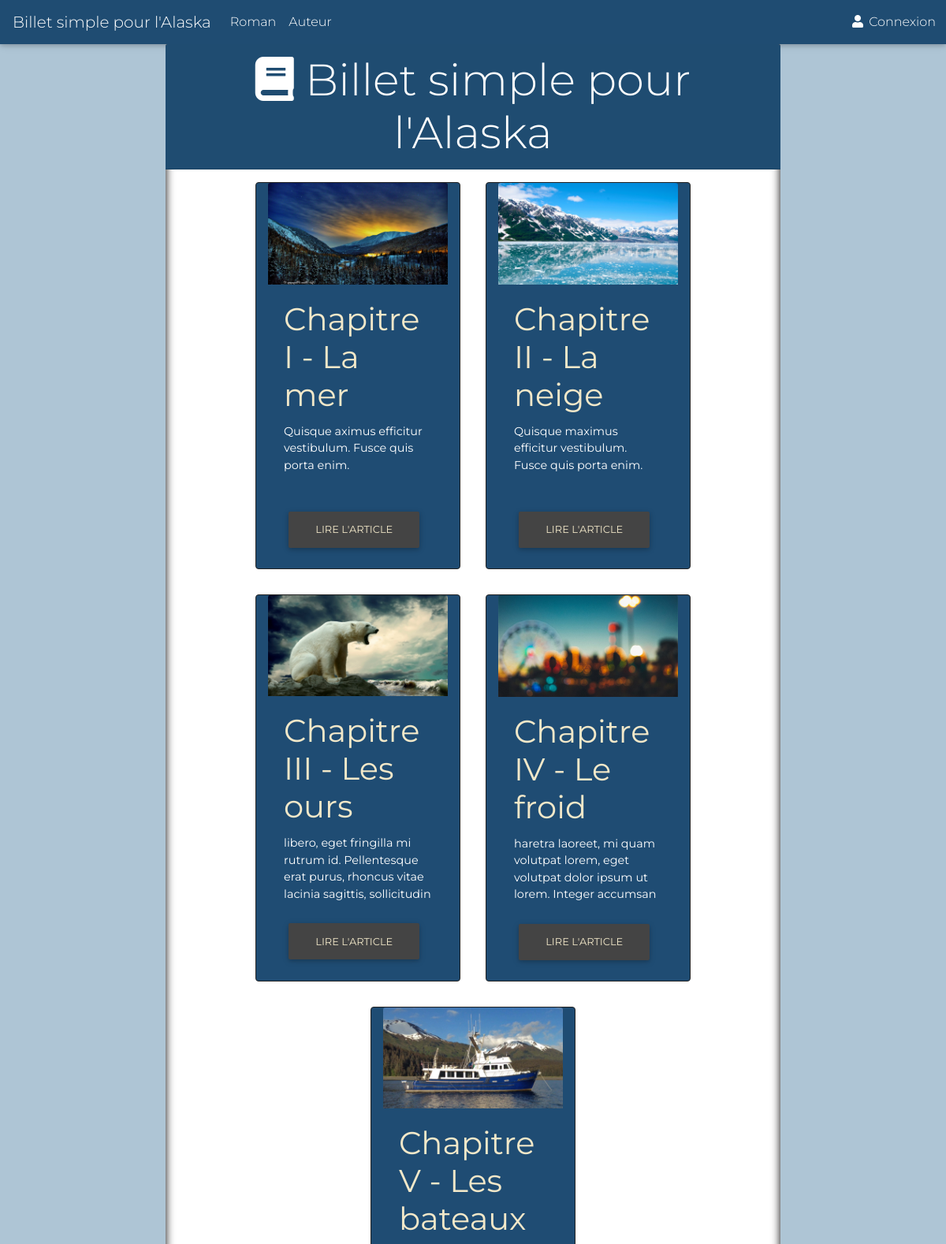
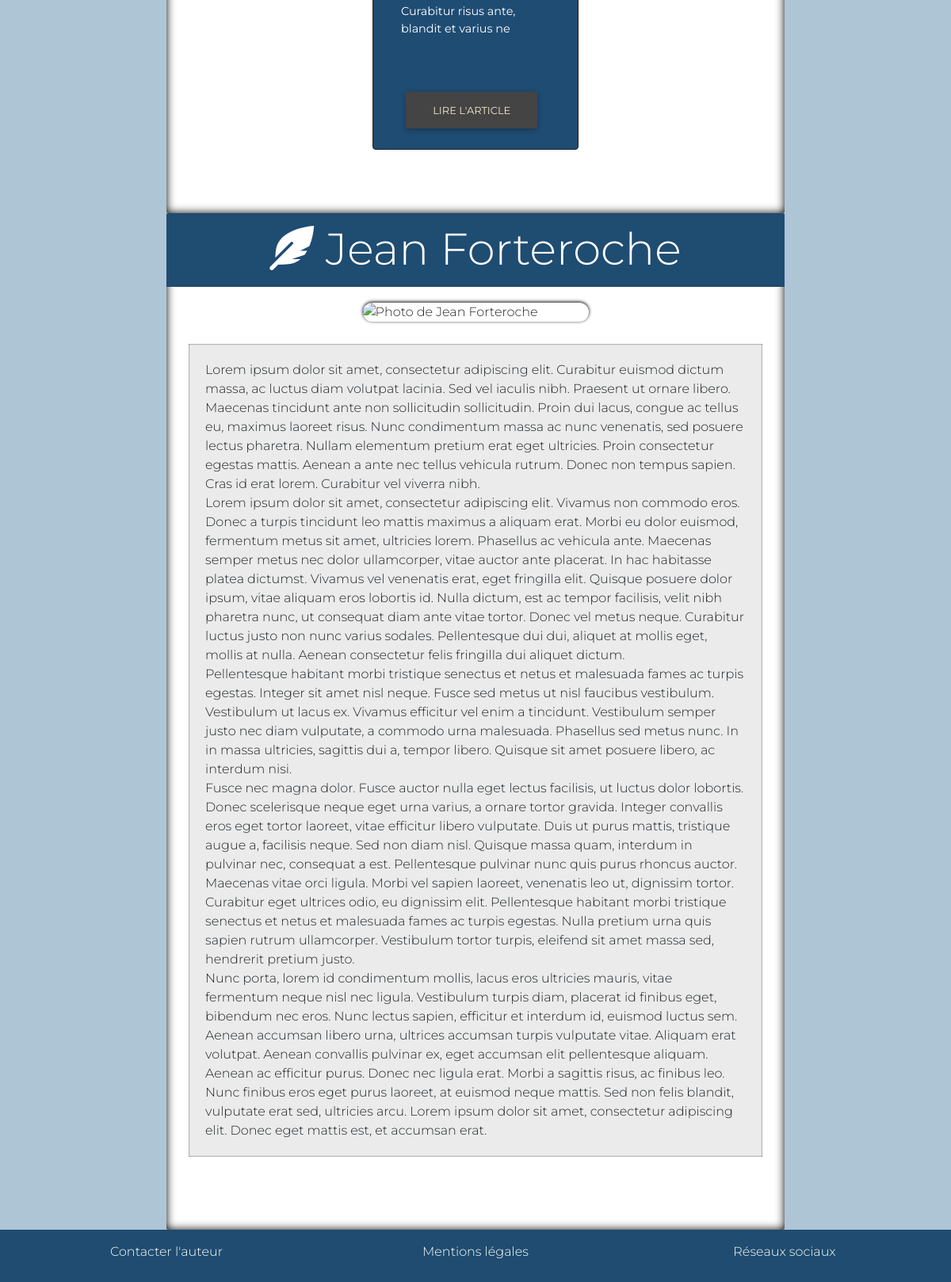
The page / on the database its author committed (2 pictures, top to bottom).
### tables this page shows
CREATE TABLE IF NOT EXISTS `billets` (
  `id` int(11) NOT NULL AUTO_INCREMENT,
  `title` varchar(255) NOT NULL,
  `content` text NOT NULL,
  `picture` varchar(255) NOT NULL,
  `description` varchar(255) NOT NULL,
  PRIMARY KEY (`id`)
);

### controller/PostController.php (called while the page is built, shortened)
<?php
require_once('model/PostManager.php');
class PostController
{
	public function listPosts()
	{
		$postManager = new PostManager();
		$posts = $postManager->getPosts();
		require('view/indexView.php');
	}
}

### model/PostManager.php (called while the page is built, shortened)
<?php
class PostManager extends Manager
{
	public function getPosts()
	{
		$db = $this->dbConnect();
		$req = $db->query('SELECT * FROM billets ORDER BY ID ');
		return $req;
	}
}

### view/indexView.php (the view, shortened to what this page needs)
<div id="book" class="container jumbotron jumbotron-fluid col-lg-8 col-md-12 col-sm-12 col-xs-12 d-flex flex-wrap justify-content-center ">
    <h1 class="display-4 card-header col-12 text-center"> <i class="fas fa-book"></i>  Billet simple pour l'Alaska</h1>
    <?php
    while ($data = $posts->fetch())
    {
    ?>
        <article class="article card col-xl-4 col-lg-5 col-sm-8 border-dark">
            <img class="card-img-top" src="<?= $data['picture'] ?>" alt="Card image cap">
            <div class="card-body">
                <h1 class="card-title"><?= $data['title'] ?></h5>
                <p class="card-text desc-chapter white-text"><?= $data['description'] ?></p>
                <a href="index.php?action=post&amp;id=<?= $data['id'] ?>" class="btn btn-primary">Lire l'article</a>
            </div>
        </article>
    <?php
    }
    ?>
</div>
<div id="author" class="container jumbotron jumbotron-fluid col-lg-8 col-md-12 col-sm-12 col-xs-12 d-flex flex-wrap justify-content-center ">
        <h1 class="display-4 card-header col-12 text-center"> <i class="fas fa-feather-alt"></i> Jean Forteroche </h1>
        <img class="pic-container" id="jf-pic" src="https://img.lemde.fr/2017/09/09/0/0/5472/3648/688/0/60/0/e40d613_32193-12eqpy2.bvaolayvi.jpg" alt="Photo de Jean Forteroche">
        <p class="text-container" id="bio">
            Lorem ipsum dolor sit amet, consectetur adipiscing elit. Curabitur euismod dictum massa, ac luctus diam volutpat lacinia. Sed vel iaculis nibh. Praesent ut ornare libero. Maecenas tincidunt ante non sollicitudin sollicitudin. Proin dui lacus, congue ac tellus eu, maximus laoreet risus. Nunc condimentum massa ac nunc venenatis, sed posuere lectus pharetra. Nullam elementum pretium erat eget ultricies. Proin consectetur egestas mattis. Aenean a ante nec tellus vehicula rutrum. Donec non tempus sapien. Cras id erat lorem. Curabitur vel viverra nibh.<br>
            Lorem ipsum dolor sit amet, consectetur adipiscing elit. Vivamus non commodo eros. Donec a turpis tincidunt leo mattis maximus a aliquam erat. Morbi eu dolor euismod, fermentum metus sit amet, ultricies lorem. Phasellus ac vehicula ante. Maecenas semper metus nec dolor ullamcorper, vitae auctor ante placerat. In hac habitasse platea dictumst. Vivamus vel venenatis erat, eget fringilla elit. Quisque posuere dolor ipsum, vitae aliquam eros lobortis id. Nulla dictum, est ac tempor facilisis, velit nibh pharetra nunc, ut consequat diam ante vitae tortor. Donec vel metus neque. Curabitur luctus justo non nunc varius sodales. Pellentesque dui dui, aliquet at mollis eget, mollis at nulla. Aenean consectetur felis fringilla dui aliquet dictum.<br>
            Pellentesque habitant morbi tristique senectus et netus et malesuada fames ac turpis egestas. Integer sit amet nisl neque. Fusce sed metus ut nisl faucibus vestibulum. Vestibulum ut lacus ex. Vivamus efficitur vel enim a tincidunt. Vestibulum semper justo nec diam vulputate, a commodo urna malesuada. Phasellus sed metus nunc. In in massa ultricies, sagittis dui a, tempor libero. Quisque sit amet posuere libero, ac interdum nisi.<br>
            Fusce nec magna dolor. Fusce auctor nulla eget lectus facilisis, ut luctus dolor lobortis. Donec scelerisque neque eget urna varius, a ornare tortor gravida. Integer convallis eros eget tortor laoreet, vitae efficitur libero vulputate. Duis ut purus mattis, tristique augue a, facilisis neque. Sed non diam nisl. Quisque massa quam, interdum in pulvinar nec, consequat a est. Pellentesque pulvinar nunc quis purus rhoncus auctor. Maecenas vitae orci ligula. Morbi vel sapien laoreet, venenatis leo ut, dignissim tortor. Curabitur eget ultrices odio, eu dignissim elit. Pellentesque habitant morbi tristique senectus et netus et malesuada fames ac turpis egestas. Nulla pretium urna quis sapien rutrum ullamcorper. Vestibulum tortor turpis, eleifend sit amet massa sed, hendrerit pretium justo.<br>
            Nunc porta, lorem id condimentum mollis, lacus eros ultricies mauris, vitae fermentum neque nisl nec ligula. Vestibulum turpis diam, placerat id finibus eget, bibendum nec eros. Nunc lectus sapien, efficitur et interdum id, euismod luctus sem. Aenean accumsan libero urna, ultrices accumsan turpis vulputate vitae. Aliquam erat volutpat. Aenean convallis pulvinar ex, eget accumsan elit pellentesque aliquam. Aenean ac efficitur purus. Donec nec ligula erat. Morbi a sagittis risus, ac finibus leo. Nunc finibus eros eget purus laoreet, at euismod neque mattis. Sed non felis blandit, vulputate erat sed, ultricies arcu. Lorem ipsum dolor sit amet, consectetur adipiscing elit. Donec eget mattis est, et accumsan erat.<br>
        </p>
</div>
<?php require('template.php'); ?>

### public/css/style.css (style rules this page uses)
html { scroll-behavior: smooth; }
body { background-color: #aec5d5; font-family: 'Montserrat', sans-serif; }
.card-header { background-color: rgb(31, 76, 113); color: white; }
.article { background-color: #1F4C73; color: #F2E8C9; margin: 16px; box-shadow: 1px 1px 8px black; }
.jumbotron-fluid { padding-top: 0; box-shadow: inset 0px 0px 12px black; margin-bottom: 0; background-color: white; }
.btn-primary { color: #f2e8c9!important; background-color: #444444!important; border-color: #636363!important; }
.desc-chapter { max-height: 90px; overflow: auto; min-height: 90px; }
.text-container { padding: 21px; background-color: #00000014; margin: 28px; box-shadow: inset 0px 0px 2px; position: relative; }
.pic-container { width: 285px; border-radius: 44px; box-shadow: 0px -1px 4px 0px black; margin-top: 20px; }
a { color: white }

### rows shown on the page
billets: picture (picture), title "Chapitre I - La mer", description "Quisque aximus efficitur vestibulum. Fusce quis porta enim."
billets: picture (picture), title "Chapitre II - La neige", description "Quisque maximus efficitur vestibulum. Fusce quis porta enim."
billets: picture (picture), title "Chapitre III - Les ours", description "libero, eget fringilla mi rutrum id. Pellentesque erat purus, rhoncus vitae lacinia sagittis, sollicitudin…"
billets: picture (picture), title "Chapitre IV - Le froid", description "haretra laoreet, mi quam volutpat lorem, eget volutpat dolor ipsum ut lorem. Integer accumsan…"
billets: picture (picture), title "Chapitre V - Les bateaux", description "Curabitur risus ante, blandit et varius ne"
